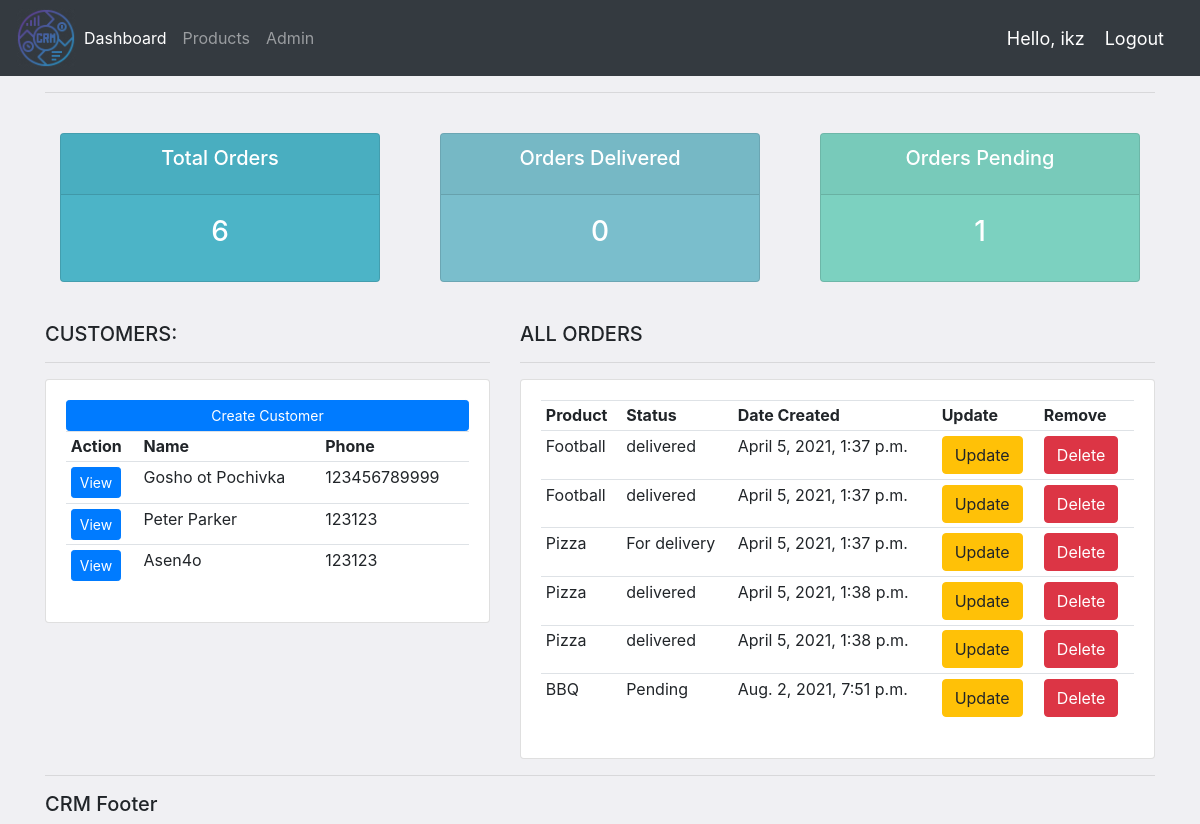
The app's page / (signed in), older data.
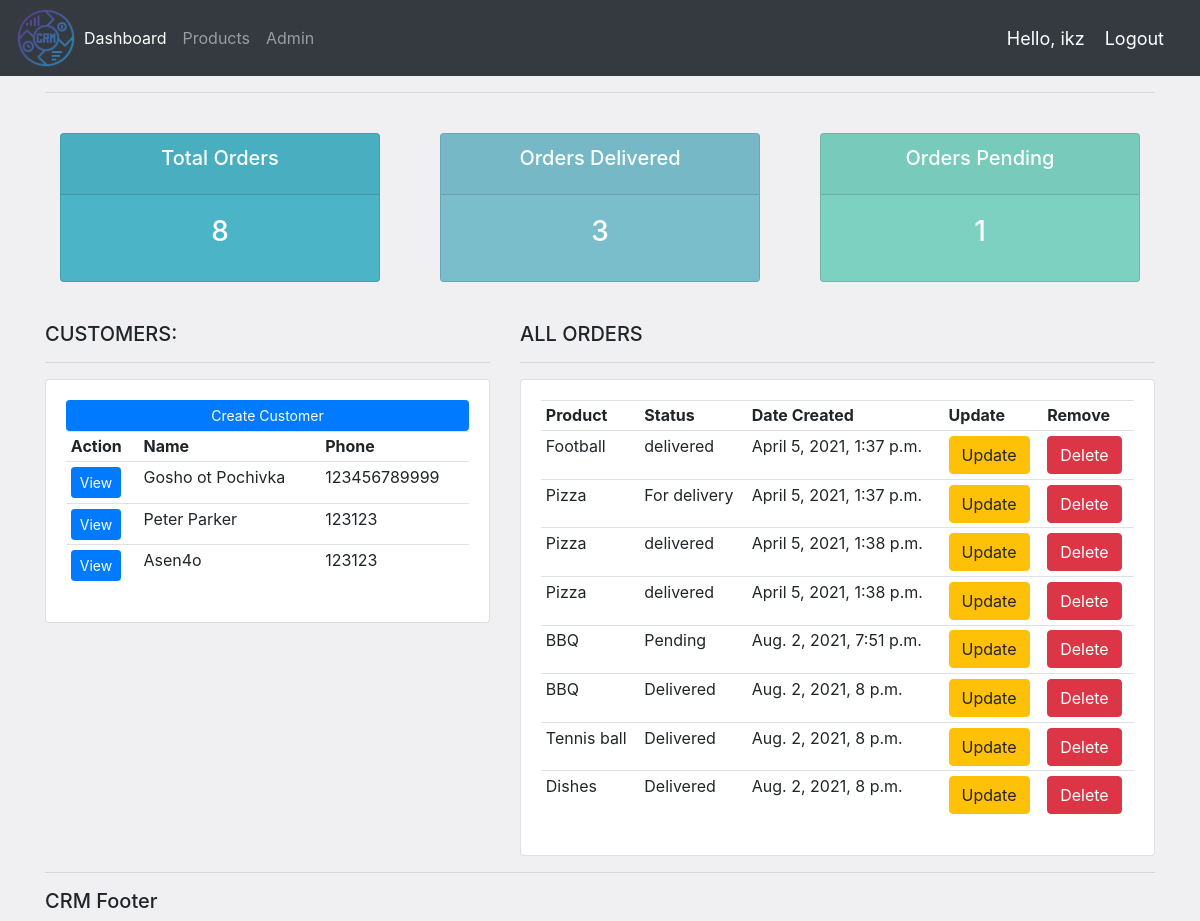
The same page, newer data.
### accounts/models.py (models this page shows, shortened)
class Customer(models.Model):
    name = models.CharField(max_length=50, null=True)
    phone = models.IntegerField(null=True)
    email = models.EmailField(max_length=254, null=True)
    date_created = models.DateTimeField(auto_now_add=True)

class Order(models.Model):
    STATUS = (
        ('Pending', 'Pending'),
        ('For delivery', 'For delivery'),
        ('Delivered', 'Delivered'),
    )
    customer = models.ForeignKey(
        Customer, null=True, on_delete=models.SET_NULL)
    product = models.ForeignKey(Product, null=True, on_delete=models.SET_NULL)
    date_created = models.DateTimeField(auto_now_add=True, null=True)
    status = models.CharField(max_length=50, choices=STATUS)

class Product(models.Model):
    CATEGORY = (
        ('Food', 'Food'),
        ('Drink', 'Drink'),
        ('Other', 'Other'),
    )
    name = models.CharField(max_length=50, null=True)
    price = models.FloatField()
    tags = models.ManyToManyField(Tag)
    category = models.CharField(max_length=50, null=True, choices=CATEGORY)
    description = models.CharField(max_length=50, null=True, blank=True)
    date_created = models.DateTimeField(auto_now_add=True, null=True)
    def __str__(self):
        return self.name

### accounts/views.py (the view)
# urls.py: path('', views.home, name="home"),
@login_required(login_url='login')
def home(request):
    orders = Order.objects.all()
    customers = Customer.objects.all()
    total_customers = customers.count()
    total_orders = orders.count()
    delivered = orders.filter(status="Delivered").count()
    pending = orders.filter(status="Pending").count()
    context = {'orders': orders, 'customers': customers, 'total_customers': total_customers,
               'total_customers': total_customers, 'delivered': delivered, 'pending': pending, 'total_orders': total_orders}
    return render(request, 'accounts/dashboard.html', context)

### accounts/templates/accounts/dashboard.html
{% extends 'accounts/main.html' %}
{% block content %}
{% include 'accounts/status.html' %}
<br>
<div class="row">
    <div class="col-md-5">
        <h5>CUSTOMERS:</h5>
        <hr>
        <div class="card card-body">
            <a class="btn btn-primary  btn-sm btn-block" href="{% url 'create_customer' %}">Create Customer</a>
            <table class="table table-sm">
                <tr>
                    <th>Action</th>
                    <th>Name</th>
                    <th>Phone</th>
                </tr>
                {% for customer in customers %}
                <tr>
                    <td><a class="btn btn-sm btn-primary" href="{% url 'customer' customer.id %}">View</td>
                    <td>
                        {{customer.name}}
                    </td>
                    <td>
                        {{customer.phone}}
                    </td>
                </tr>
                {% endfor %}
            </table>
        </div>
    </div>
    <div class="col-md-7">
        <h5>ALL ORDERS</h5>
        <hr>
        <div class="card card-body">
            <table class="table table-sm">
                <tr>
                    <th>Product</th>
                    <th>Status</th>
                    <th>Date Created</th>
                    <th>Update</th>
                    <th>Remove</th>
                </tr>
                {% for order in orders %}
                <tr>
                    <td>{{order.product}}</td>
                    <td>{{order.status}}</td>
                    <td>{{order.date_created}}</td>
                    <td> <a class="btn btn-warning" href="{% url 'update_order' order.pk%}">Update</a></td>
                    <td> <a class="btn btn-danger" href="{% url 'delete_order' order.pk%}">Delete</a></td>
                </tr>
                {% endfor %}
            </table>
        </div>
    </div>
</div>
{% endblock content %}

### accounts/templates/accounts/main.html (shortened to what this page needs)
{% load static %}
<html lang="en">
<head>
    <link rel="stylesheet" href="https://cdn.jsdelivr.net/npm/bootstrap@4.6.0/dist/css/bootstrap.min.css"
>
    <link rel="stylesheet" type="text/css" href="{% static '/css/main.css' %}">
</head>
<body>
    {% include 'accounts/navbar.html' %}
    <div class="container">
        <hr>
        {% block content %} {% endblock content %}
        <hr>
        <h5>CRM Footer</h5>
    </div>
</body>
</html>

### accounts/templates/accounts/navbar.html (shortened to what this page needs)
{% load static %}
<nav class="navbar navbar-expand-lg navbar-dark bg-dark">
    <img src="{% static 'images/logo.png' %}" height="60px" alt="logo image">
    <div class="collapse navbar-collapse" id="navbarNav">
        <ul class="navbar-nav">
            <li class="nav-item active">
                <a class="nav-link" href="{%url 'home'%}">Dashboard</a>
            </li>
            <li class="nav-item">
                <a class="nav-link" href="{%url 'products' %}">Products</a>
            </li>
            <li class="nav-item">
                <a class="nav-link" href="{%url 'admin:index'%}">Admin</a>
            </li>
        </ul>
    </div>
    <span class="hello-msg">Hello, {{request.user}}</span>
    <span><a class="hello-msg" href="{% url 'logout' %}">Logout</a></span>
</nav>

### accounts/templates/accounts/status.html
<br>
<div class="row">
    <div class="col">
        <div class="col-md">
            <div class="card text-center text-white  mb-3" id="total-orders">
                <div class="card-header">
                    <h5 class="card-title">Total Orders</h5>
                </div>
                <div class="card-body">
                    <h3 class="card-title">{{total_orders}}</h3>
                </div>
            </div>
        </div>
    </div>
    <div class="col">
        <div class="col-md">
            <div class="card text-center text-white  mb-3" id="orders-delivered">
                <div class="card-header">
                    <h5 class="card-title">Orders Delivered</h5>
                </div>
                <div class="card-body">
                    <h3 class="card-title">{{delivered}}</h3>
                </div>
            </div>
        </div>
    </div>
    <div class="col">
        <div class="col-md">
            <div class="card text-center text-white  mb-3" id="orders-pending">
                <div class="card-header">
                    <h5 class="card-title">Orders Pending</h5>
                </div>
                <div class="card-body">
                    <h3 class="card-title">{{pending}}</h3>
                </div>
            </div>
        </div>
    </div>
</div>

### static/css/main.css (style rules this page uses)
body { background-color: #f0f0f3; }
#total-orders { background-color: #4cb4c7; }
#orders-delivered { background-color: #7abecc; }
#orders-pending { background-color: #7CD1C0; }

### accounts/templates/accounts/navbar.html (style rules this page uses)
.hello-msg { font-size: 18px; color: #fff; margin-right: 20px; }

Row changes from the older to the newer data that the page shows:
removed Order: product "Football", status "delivered", date_created "April 5, 2021, 1:37 p.m."
added Order: product "BBQ", status "Delivered", date_created "Aug. 2, 2021, 8 p.m."
added Order: product "Tennis ball", status "Delivered", date_created "Aug. 2, 2021, 8 p.m."
added Order: product "Dishes", status "Delivered", date_created "Aug. 2, 2021, 8 p.m."
Text that changed along with them:
{{ total_orders }}: "6" → "8"
{{ delivered }}: "0" → "3"
